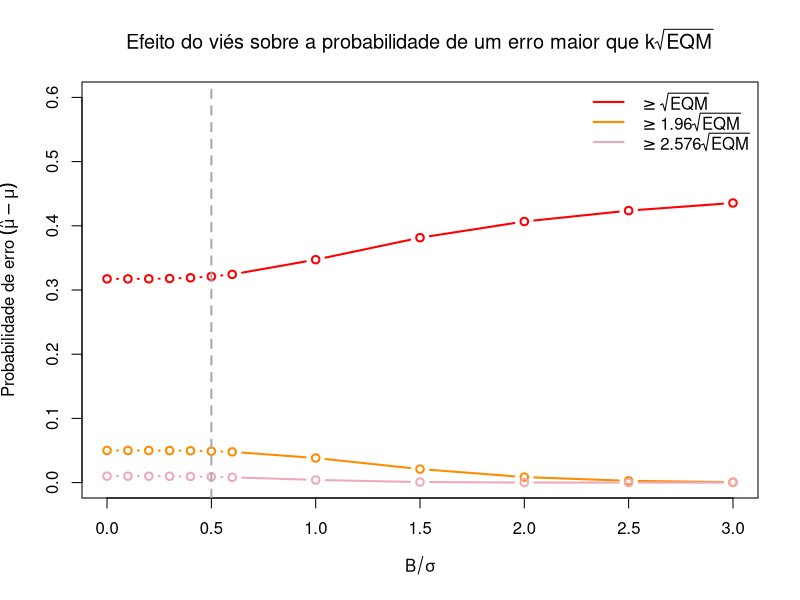

Recreate this plot in R. (Note: this script raises an error after producing the figure.)
## ---- echo=FALSE, eval=TRUE, message=FALSE, warning=FALSE---------------------------------------------

f <- function(t){ 1 / sqrt(2*pi) * exp( - t^ 2/ 2) }

low <- function(b){integrate(f, lower = -Inf, upper = -sqrt(1 + b^2) - b)$value}
upp <- function(b){integrate(f, lower = sqrt(1 + b^2) - b, upper = Inf)$value}
low.1 <- Vectorize(low)
upp.1 <- Vectorize(upp)

low <- function(b){integrate(f, lower = -Inf, upper = -1.96*sqrt(1 + b^2) - b)$value}
upp <- function(b){integrate(f, lower = 1.96*sqrt(1 + b^2) - b, upper = Inf)$value}
low.2 <- Vectorize(low)
upp.2 <- Vectorize(upp)

low <- function(b){integrate(f, lower = -Inf, upper = -2.576*sqrt(1 + b^2) - b)$value}
upp <- function(b){integrate(f, lower = 2.576*sqrt(1 + b^2) - b, upper = Inf)$value}
low.3 <- Vectorize(low)
upp.3 <- Vectorize(upp)


B.sigma <- c(seq(0, 0.6, by = 0.1), seq(1, 3, by = 0.5))

pt.1 <- low.1(B.sigma) + upp.1(B.sigma)
pt.2 <- low.2(B.sigma) + upp.2(B.sigma)
pt.3 <- low.3(B.sigma) + upp.3(B.sigma)

df <- data.frame(B.sigma, pt.1, pt.2, pt.3)
df[11:12,4] <- NA

options(knitr.kable.NA = '-')

knitr::kable(x = df,
             format = "markdown",
             digits = c(2, 2, 3, 4),
             align = "cccc",
             col.names = c("$B/\\sigma$",
                           "$\\geq \\sqrt{EQM}$",
                           "$\\geq 1,96\\sqrt{EQM}$",
                           "$\\geq 2,576\\sqrt{EQM}$"),
             caption = "Proporção de casos em que o valor verdadeiro, $\\mu$, não está incluído no intervalo $\\hat{\\mu} \\pm k\\sqrt{EQM}$, para diferentes níveis de viés em $\\hat{\\mu}$")



## ---- echo=FALSE, eval=TRUE, message=FALSE, warning=FALSE, fig.align='center', out.width='100%'-------

B.sigma <- c(seq(0, 0.6, by = 0.1), seq(1, 3, by = 0.5))

pt.1 <- low.1(B.sigma) + upp.1(B.sigma)
pt.2 <- low.2(B.sigma) + upp.2(B.sigma)
pt.3 <- low.3(B.sigma) + upp.3(B.sigma)

df <- data.frame(B.sigma, pt.1, pt.2, pt.3)

plot(x = df$B.sigma,
     y = df$pt.1,
     type = "b",
     lwd = 2,
     col = "red",
     ylim = c(0, 0.6),
     xlab = expression(B/sigma),
     ylab = expression(paste("Probabilidade de erro ", (hat(mu) - mu) )),
     main = expression(paste("Efeito do viés sobre a probabilidade de um erro maior que ",  k*sqrt(EQM) )) )
lines(x = df$B.sigma,
      y = df$pt.2,
      type = "b",
      lwd = 2,
      col = "darkorange")
lines(x = df$B.sigma,
      y = df$pt.3,
      type = "b",
      lwd = 2,
      col = "pink2")
abline(v = 0.5, lty = 2, lwd = 2, col = "darkgrey")
legend("topright",
       legend = c(expression("">= sqrt("EQM")), expression("">= 1.96*sqrt("EQM")), expression("">= 2.576*sqrt("EQM"))),
       lwd = 2, col = c("red", "darkorange", "pink2"), bty = "n")



## ----echo=FALSE, fig.align='center', message=FALSE, warning=FALSE, out.width='60%', paged.print=FALSE----

knitr::include_graphics(here::here('images', 'slide-aula-04.png'))



## ----echo=FALSE, fig.align='center', message=FALSE, warning=FALSE, out.width='60%', paged.print=FALSE----

knitr::include_graphics(here::here('images', 'acuracia_precisao.png'))



## ----echo=FALSE, fig.align='center', message=FALSE, warning=FALSE, out.width='100%', paged.print=FALSE----

knitr::include_graphics(here::here('images', 'acuracia_precisao-2.png'))



## ----echo=FALSE, fig.align='center', message=FALSE, warning=FALSE, out.width='50%', out.height='50%', paged.print=FALSE----

knitr::include_graphics(here::here('images', 'Statistically-Insignificant-errorbar.jpg'))


